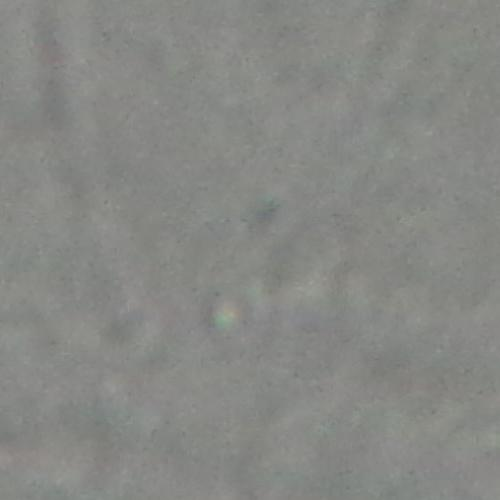
#> input picture defungi_dataset/H1/H1_106c_2.jpg, 500 x 500 px; its folder holds only this picture in this run
$ jupyter execute --allow-errors Untitled-1.ipynb
#> lines starting #> are read from the running program, lines starting #| are printed output that depends on the picture
[cell 1]
import os
import cv2
import numpy as np

def load_images_from_directory(directory_path):
    """
    Carrega todas as imagens de um diretório e retorna uma lista de arrays numpy.

    Args:
        directory_path (str): Caminho para o diretório contendo as imagens.

    Returns:
        list: Lista de arrays numpy representando as imagens.
    """
#> called with directory_path = 'defungi_dataset/H1'
    images = []
    for filename in os.listdir(directory_path):
        if filename.lower().endswith(('.jpg')):
            file_path = os.path.join(directory_path, filename)
            img = cv2.imread(file_path)
#> img is the input picture: shape (500, 500, 3); mean B, G, R 132.5, 136, 134.8
            if img is not None:
                images.append(img)
            else:
                print(f"Erro ao carregar a imagem {filename}")
    return images

# Defina o caminho para o diretório de imagens
directory_path = 'defungi_dataset/H1'
images = load_images_from_directory(directory_path)
#> images = 1 item

    # Exiba o número de imagens carregadas
print(f"Total de imagens carregadas do diretório {directory_path}: {len(images)}")
#| Total de imagens carregadas do diretório defungi_dataset/H1: 1

# Exiba o número de imagens carregadas
print(f"Total de imagens carregadas: {len(images)}")
#| Total de imagens carregadas: 1

[cell 2]
import matplotlib.pyplot as plt

def plot_images(images, num_images=5):
    """
    Plota as primeiras 'num_images' imagens em escala de cinza.

    Args:
        images (list): Lista de arrays numpy representando as imagens.
        num_images (int): Número de imagens a serem plotadas.
    """
#> called with num_images = 12

    plt.figure(figsize=(15, 5))
    for i in range(min(num_images, len(images))):
        plt.subplot(1, num_images, i + 1)
        plt.imshow(images[i])
        plt.axis('off')
#> this loop made 1 pass
    plt.show()

[cell 3]
plot_images(images, num_images=12)

[cell 4]
images_gray = [cv2.cvtColor(img, cv2.COLOR_BGR2GRAY) for img in images]
#> images_gray = 1 item

plot_images(images_gray, num_images=10)
#> call 2 of plot_images, with num_images = 10
#> the loop in plot_images (call 2), `for i in range(min(num_images, len(images))):` made 1 pass
#> in plot_images (call 2), `plt.show()`:
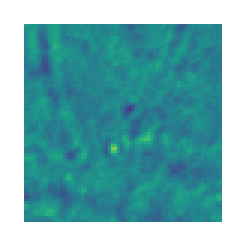
#> figure drawn by matplotlib, 1 panel

[cell 5]
images_binary = [cv2.threshold(img, 0, 255, cv2.THRESH_BINARY + cv2.THRESH_OTSU)[1] for img in images_gray]
#> images_binary = 1 item

plt.figure(figsize=(15, 5))
for i in range(min(10, len(images_binary))):
    plt.subplot(1, 10, i + 1)
    plt.imshow(images_binary[i], cmap='gray')
    plt.axis('off')
plt.show()
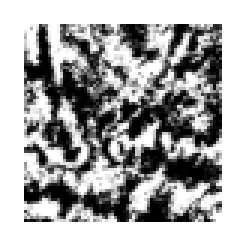
#> figure drawn by matplotlib, 1 panel

[cell 6]
import tensorflow as tf
from sklearn.model_selection import train_test_split
from sklearn.svm import SVC
from sklearn.neighbors import KNeighborsClassifier
from sklearn.metrics import accuracy_score, precision_score, recall_score


print("Num GPUs Available: ", len(tf.config.list_physical_devices('GPU')))
#> (this line was passed over: tensorflow is not available in this run)

[cell 7]
def preprocess_images(images):
	"""
	Preprocess images by resizing and flattening them.

	Args:
		images (list): List of numpy arrays representing images.

	Returns:
		np.array: Flattened and resized images.
	"""
	resized_images = [cv2.resize(img, (64, 64)) for img in images]
#> resized_images = 1 item
	flattened_images = [img.flatten() for img in resized_images]
#> flattened_images = 1 item
	return np.array(flattened_images)

#> (a cell that did not finish here is left out)

[cell 9]
X = preprocess_images(images)
y = np.random.randint(0, 2, len(images))  # Example labels (binary classification)
#> y = [0]

# Split data into training and testing sets
#> (the rest of this cell did not finish here and is left out)

$ run again, on defungi_dataset/H1/H1_22d_7.jpg
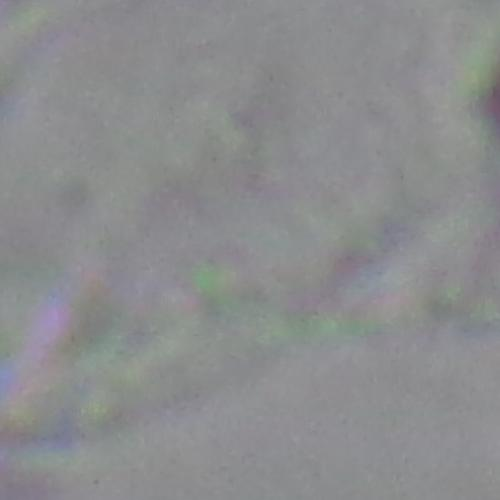
#> input picture defungi_dataset/H1/H1_22d_7.jpg, 500 x 500 px
#> in load_images_from_directory, img is the input picture: shape (500, 500, 3); mean B, G, R 142.2, 140.8, 139.6
#> images = 1 item
#| Total de imagens carregadas do diretório defungi_dataset/H1: 1
#| Total de imagens carregadas: 1
#> the loop in plot_images, `for i in range(min(num_images, len(images))):` made 1 pass
#> the loop in plot_images (call 2), `for i in range(min(num_images, len(images))):` made 1 pass
#> in plot_images (call 2), `plt.show()`:
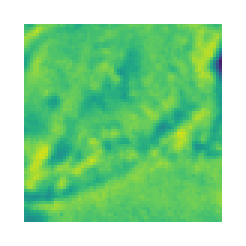
#> figure drawn by matplotlib, 1 panel
#> the loop `for i in range(min(10, len(images_binary))):` made 1 pass
#> `plt.show()`:
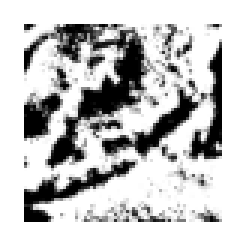
#> figure drawn by matplotlib, 1 panel
#> y = [0]

$ run again, on defungi_dataset/H1/H1_2a_18.jpg
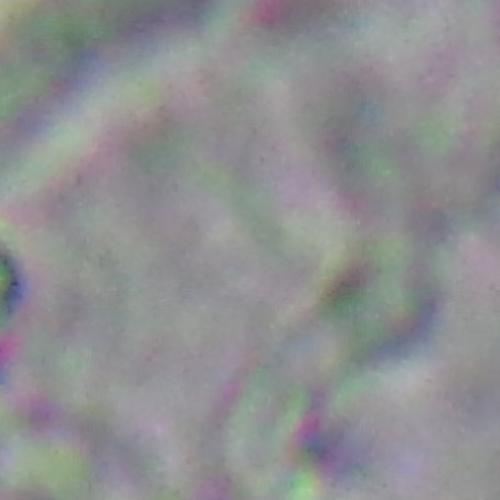
#> input picture defungi_dataset/H1/H1_2a_18.jpg, 500 x 500 px
#> in load_images_from_directory, img is the input picture: shape (500, 500, 3); mean B, G, R 145.3, 143.5, 142.8
#> images = 1 item
#| Total de imagens carregadas do diretório defungi_dataset/H1: 1
#| Total de imagens carregadas: 1
#> the loop in plot_images, `for i in range(min(num_images, len(images))):` made 1 pass
#> the loop in plot_images (call 2), `for i in range(min(num_images, len(images))):` made 1 pass
#> in plot_images (call 2), `plt.show()`:
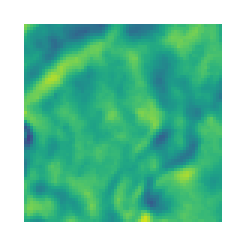
#> figure drawn by matplotlib, 1 panel
#> the loop `for i in range(min(10, len(images_binary))):` made 1 pass
#> `plt.show()`:
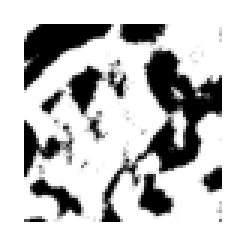
#> figure drawn by matplotlib, 1 panel
#> y = [0]

$ run again, on defungi_dataset/H1/H1_42b_1.jpg
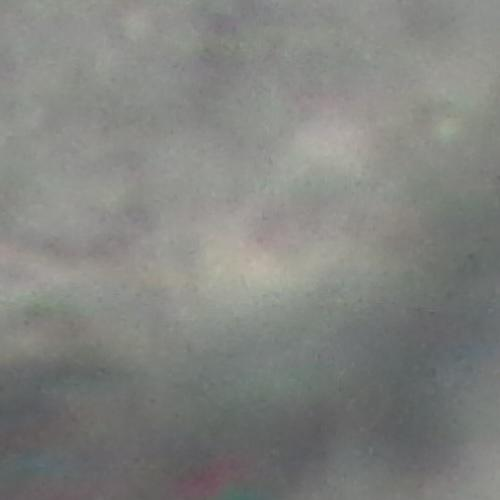
#> input picture defungi_dataset/H1/H1_42b_1.jpg, 500 x 500 px
#> in load_images_from_directory, img is the input picture: shape (500, 500, 3); mean B, G, R 127.8, 131.2, 130
#> images = 1 item
#| Total de imagens carregadas do diretório defungi_dataset/H1: 1
#| Total de imagens carregadas: 1
#> the loop in plot_images, `for i in range(min(num_images, len(images))):` made 1 pass
#> the loop in plot_images (call 2), `for i in range(min(num_images, len(images))):` made 1 pass
#> in plot_images (call 2), `plt.show()`:
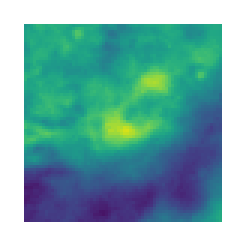
#> figure drawn by matplotlib, 1 panel
#> the loop `for i in range(min(10, len(images_binary))):` made 1 pass
#> `plt.show()`:
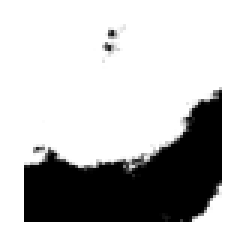
#> figure drawn by matplotlib, 1 panel
#> y = [0]

$ run again, on defungi_dataset/H1/H1_107a_4.jpg
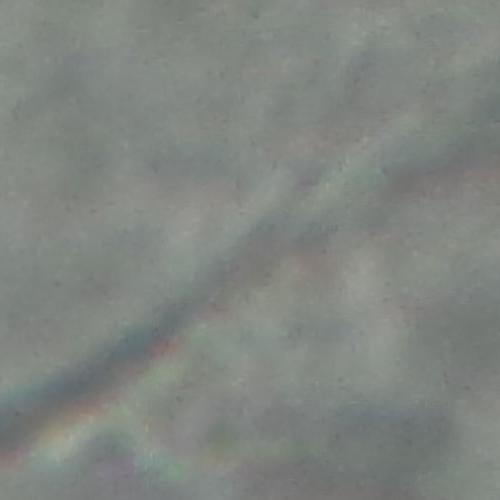
#> input picture defungi_dataset/H1/H1_107a_4.jpg, 500 x 500 px
#> in load_images_from_directory, img is the input picture: shape (500, 500, 3); mean B, G, R 128.5, 133, 128.4
#> images = 1 item
#| Total de imagens carregadas do diretório defungi_dataset/H1: 1
#| Total de imagens carregadas: 1
#> the loop in plot_images, `for i in range(min(num_images, len(images))):` made 1 pass
#> the loop in plot_images (call 2), `for i in range(min(num_images, len(images))):` made 1 pass
#> in plot_images (call 2), `plt.show()`:
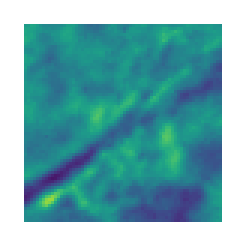
#> figure drawn by matplotlib, 1 panel
#> the loop `for i in range(min(10, len(images_binary))):` made 1 pass
#> `plt.show()`:
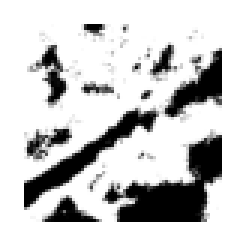
#> figure drawn by matplotlib, 1 panel
#> y = [0]
